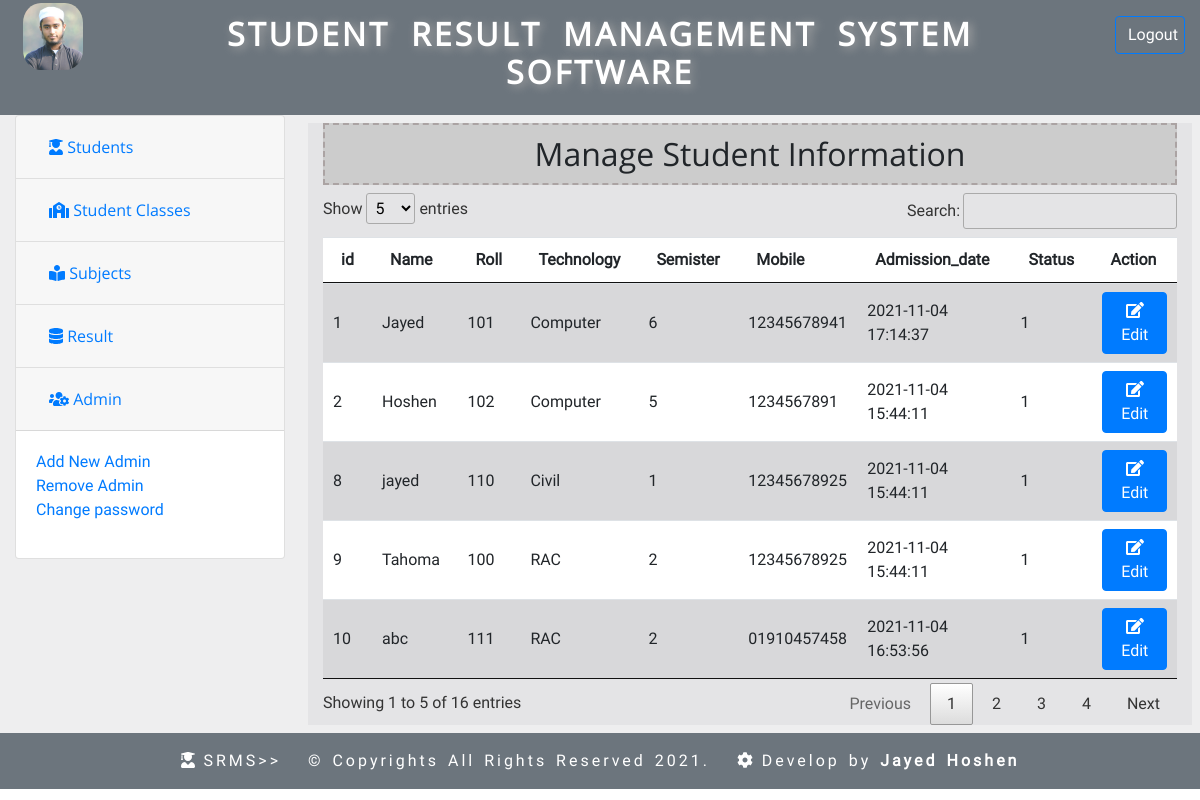
Page /manage_student.php (signed in) on the earlier database version.
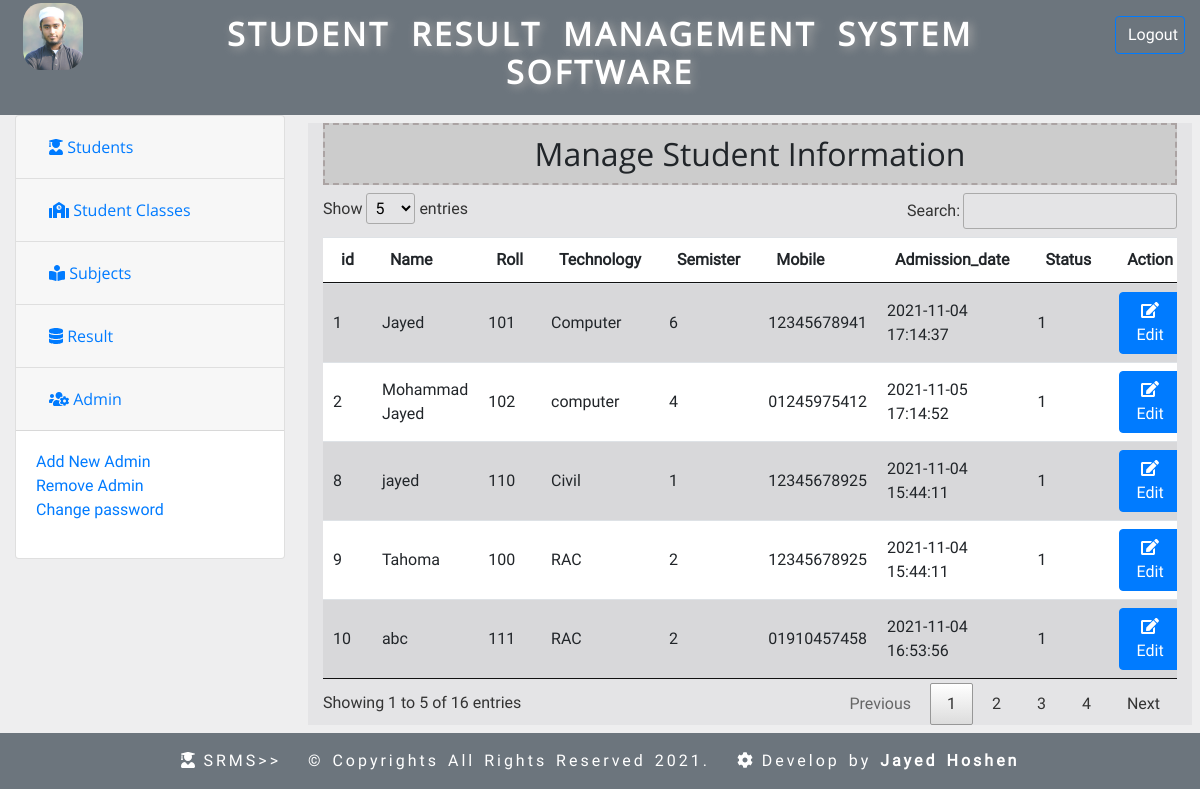
Same page on the later database version.
### tables this page shows
CREATE TABLE `student_info` (
  `id` int(11) NOT NULL,
  `name` varchar(100) NOT NULL,
  `roll` int(11) NOT NULL,
  `do_birth` date NOT NULL,
  `tech` varchar(100) NOT NULL,
  `sem` tinyint(1) NOT NULL,
  `address` varchar(255) NOT NULL,
  `mobile` varchar(11) NOT NULL,
  `status` tinyint(1) NOT NULL,
  `reg_date` timestamp NOT NULL DEFAULT CURRENT_TIMESTAMP ON UPDATE CURRENT_TIMESTAMP
);

### manage_student.php (the view, shortened to what this page needs)
<?php include_once('./inc/header.php'); ?>
<h2 class="page_title">Manage Student Information</h2>
<div class="management_table table-responsive">
    <table class="table table-striped table-hover" id="manageTable">
        <thead style="background-color:#FFFFFF;">
            <tr>
                <th>id</th>
                <th>Name</th>
                <th>Roll</th>
                <th>Technology</th>
                <th>Semister</th>
                <th>Mobile</th>
                <th>Admission_date</th>
                <th>Status</th>
                <th>Action</th>
            </tr>
        </thead>
        <tbody>
            <?php
                $query = "SELECT * FROM student_info ORDER BY sem ASC, tech ASC, roll ASC";
                $result = mysqli_query($connection, $query);
                if (mysqli_num_rows($result) > 0) {
                    while ($row = mysqli_fetch_assoc($result)) {
                        $data = '';
                        $data .= '<tr>';
                        $data .= '<td>'.$row['id'].'</td>';
                        $data .= '<td>'.$row['name'].'</td>';
                        $data .= '<td>'.$row['roll'].'</td>';
                        $data .= '<td>'.$row['tech'].'</td>';
                        $data .= '<td>'.$row['sem'].'</td>';
                        $data .= '<td>'.$row['mobile'].'</td>';
                        $data .= '<td>'.$row['reg_date'].'</td>';
                        $data .= '<td>'.$row['status'].'</td>';
                        $data .= '<td>'.'<form action="edit_student.php" method="post">
                        <input type="hidden" name="stdid" value="'.$row['id'].'">
                        <button type="submit" class="btn btn-primary" style="cursor:pointer;">
                        <i class="fa fa-edit"></i> Edit</button></form>'.'</td>';
                        $data .= '</tr>';
                        echo $data;
                    }
                }
            ?>
        </tbody>
    </table>
</div>
<?php include_once('./inc/footer.php'); ?>

Differences in the rows shown:
changed student_info id 2: name "Hoshen" → "Mohammad Jayed"; tech "Computer" → "computer"; sem "5" → "4"; mobile "1234567891" → "01245975412"; reg_date "2021-11-04 15:44:11" → "2021-11-05 17:14:52"
